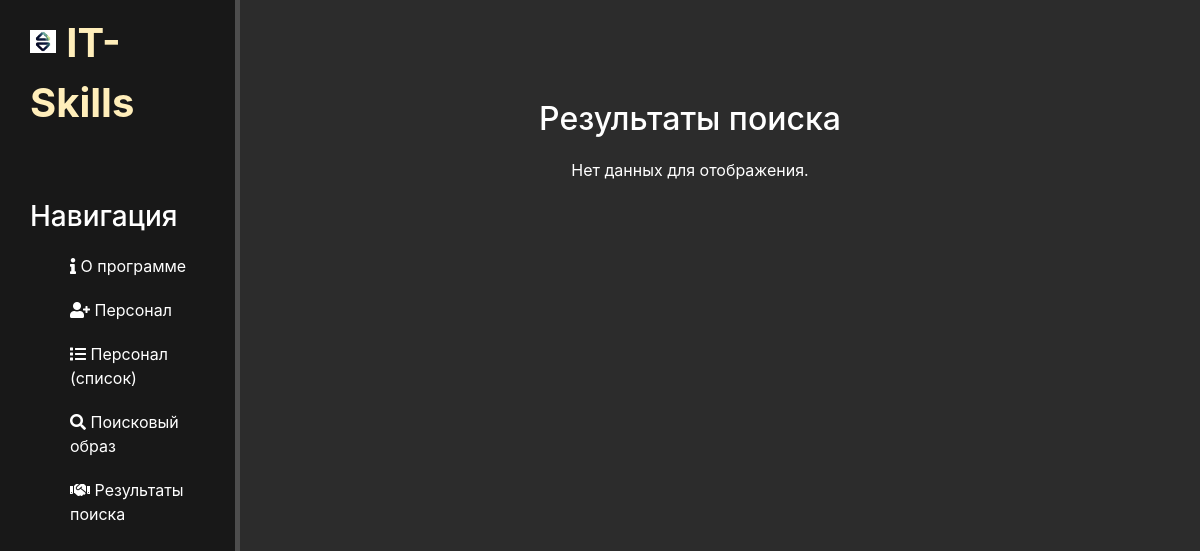
Page /emplo/mmm/ on the earlier database version.
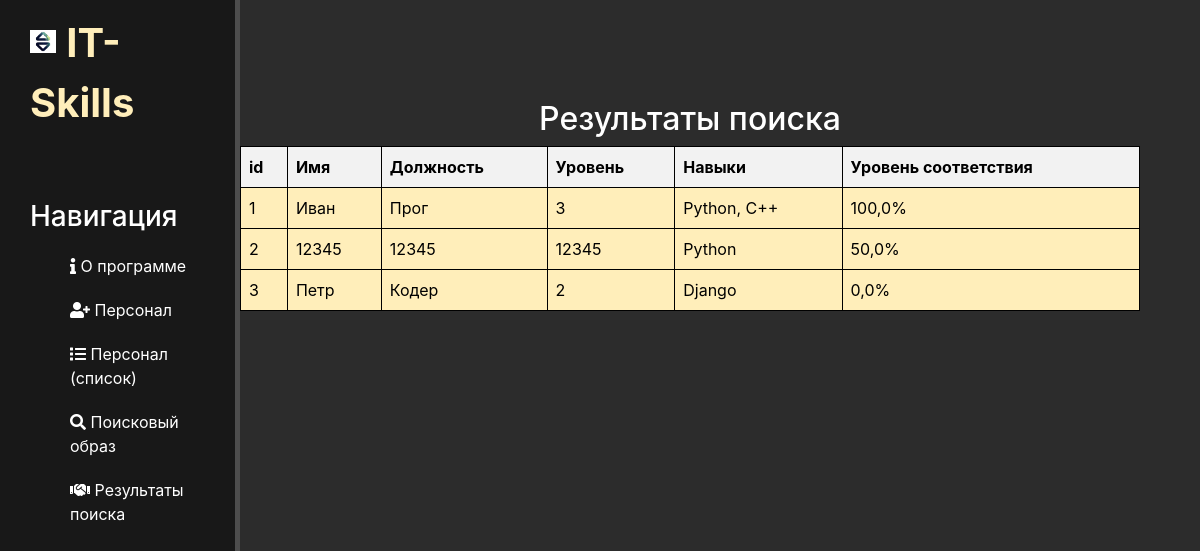
Same page on the later database version.
### emplo/models.py (models this page shows, shortened)
class Employee1(models.Model):
    name = models.CharField(max_length=20, default='')
    position = models.CharField(max_length=20, default='')
    skill = models.CharField(max_length=50, default = '')
    level = models.CharField(max_length = 5, default='')
    fit_level = models.FloatField(default=0)

### emplo/views.py (the view)
# urls.py: path('mmm/', views.emplo_list_view, name='emplo-list'),
def emplo_list_view(request):
    print('emplo_list_view')
    queryset = SearchString.objects.all()
    skill_req = 'No info' if not queryset else queryset[0].seastr
    queryset = Employee1.objects.all()
    for emp in queryset:
        emp.fit_level = count_fit(emp.skill, skill_req)
        emp.save()
    queryset = Employee1.objects.order_by('-fit_level')
    serializer = EmployeeSerializer(queryset, many=True)
    context = {
        'data': serializer.data
    }
    return render(request, 'emplo/emplo_list.html', context)

### emplo/views.py (called while the page is built)
def count_fit(emp_skill, skill_req):
    e = [i.strip().lower() for i in emp_skill.split(',')]
    s = [i.strip().lower() for i in skill_req.split(',')]
    return 0 if not s else round(sum(i in e for i in s) / len(s) * 100, 1)

### emplo/templates/emplo/emplo_list.html (shortened to what this page needs)
{% extends "main/layout.html" %}
{% block content %}
    <div class="features">
        <h2 color="white">Результаты поиска</h2>
    {% if data %}
        <table border="1">
            <thead>
                <tr>
                    <th>id</th>
                    <th>Имя</th>
                    <th>Должность</th>
                    <th>Уровень</th>
                    <th>Навыки</th>
                    <th>Уровень соответствия</th>
                </tr>
            </thead>
            <tbody>
                {% for item in data %}
                    <tr>
                        <td>{{ item.id }}</td>
                        <td>{{ item.name }}</td>
                        <td>{{ item.position }}</td>
                        <td>{{ item.level }}</td>
                        <td>{{ item.skill }}</td>
                        <td>{{ item.fit_level }}%</td>
                    </tr>
                {% endfor %}
            </tbody>
        </table>
    {% else %}
        <p>Нет данных для отображения.</p>
    {% endif %}
    </div>
{% endblock content %}

Differences in the rows shown:
added Employee1: name "Иван", position "Прог", skill "Python, C++", fit_level "100,0"
added Employee1: name "12345", position "12345", level "12345", skill "Python", fit_level "50,0"
added Employee1: name "Петр", position "Кодер", skill "Django", fit_level "0,0"
Other differences:
text no longer shown: "Нет данных для отображения."
text now shown: "id Имя Должность Уровень Навыки Уровень соответствия"
new list line: "1 3 %"
new list line: "2 %"
new list line: "3 2 %"
